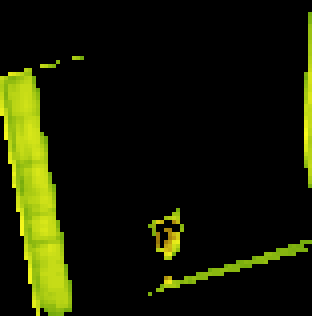
#> input picture Imagini/yellow.png, 78 x 79 px (shown 4 times larger)
$ python test.py
#> lines starting #> are read from the running program, lines starting #| are printed output that depends on the picture; after the words box and inside, x2 and y2 are one past the last pixel; in counts of white or black regions, pixels touching at a corner belong together
import cv2
import numpy as np

def extractPolygonCorners(imagePath, color):
    img = cv2.imread(imagePath)
    hsv = cv2.cvtColor(img, cv2.COLOR_BGR2HSV)
    hsv = np.float32(hsv)
    if color.upper() == "GREEN":
        hsv = cv2.inRange(hsv, (41, 25, 25), (70, 255, 255))
    elif color.upper() == "YELLOW":
        hsv = cv2.inRange(hsv, (23, 25, 25), (40, 255, 255))
    elif color.upper() == "BROWN":
        hsv = cv2.inRange(hsv, (13, 25, 25), (22, 255, 255))
    #gray = cv2.cvtColor(img, cv2.COLOR_BGR2GRAY)
    #gray = np.float32(gray)
    dst = cv2.cornerHarris(hsv, 5, 3, 0.04)
    ret, dst = cv2.threshold(dst, 0.1 * dst.max(), 255, 0)
    dst = np.uint8(dst)
    ret, labels, stats, centroids = cv2.connectedComponentsWithStats(dst)
    criteria = (cv2.TERM_CRITERIA_EPS + cv2.TERM_CRITERIA_MAX_ITER, 100, 0.001)
    corners = cv2.cornerSubPix(hsv, np.float32(centroids), (5, 5), (-1, -1), criteria)
   # print("Corners "+imagePath + '\n')
    #for i in range(1, len(corners)):
     #   print(corners[i])
    img[dst > 0.1 * dst.max()] = [0, 0, 255]
    cv2.imshow('corners', img)
    #cv2.waitKey(0)
    cv2.imwrite(f'Imagini/{color}points.png', img)
    return corners


imagePath = 'Imagini/yellow.png'
image=cv2.imread(imagePath)
#> image is the input picture: shape (79, 78, 3); mean B, G, R 2.6, 26.6, 22.8
cv2.imshow('input image',image)
#cv2.waitKey(0)

gray=cv2.cvtColor(image,cv2.COLOR_BGR2GRAY)

edged=cv2.Canny(gray,30,200)
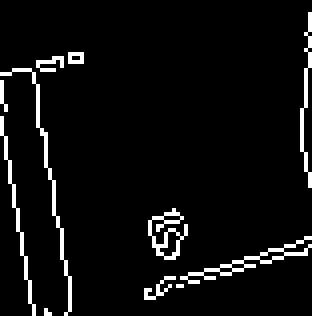
#> edged: shape (79, 78) (shown 4 times larger); 5.3% white in thin lines or dots
cv2.imshow('canny edges',edged)
#cv2.waitKey(0)

contours, hierarchy = cv2.findContours(edged,cv2.RETR_EXTERNAL,cv2.CHAIN_APPROX_NONE)
#> contours = 11 contours, 9 with area under 20; largest, box (x1, y1, x2, y2) and area: (37, 52, 47, 65) 36, (45, 59, 78, 71) 26
#cv2.imshow('canny edges after contouring', edged)
#cv2.waitKey(0)

print(contours)
#> (printed output is left out)
print('Numbers of contours found=' + str(len(contours)))

corners = extractPolygonCorners(imagePath, "yellow")
#> in extractPolygonCorners, `hsv = cv2.cvtColor(img, cv2.COLOR_BGR2HSV)`: hsv: shape (79, 78, 3); mean H, S, V 4.5, 30, 26.7
#> in extractPolygonCorners, `hsv = np.float32(hsv)`: hsv: shape (79, 78, 3) float32; mean H, S, V 4.5, 30, 26.7
#> in extractPolygonCorners, `hsv = cv2.inRange(hsv, (23, 25, 25), (40, 255, 255))`:
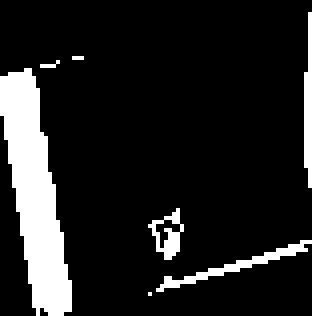
#> hsv: shape (79, 78) (shown 4 times larger); 13% white; 7 white regions (3 under 20 px), largest, box (x1, y1, x2, y2) and area: (0, 17, 18, 79) 593, (39, 60, 78, 73) 83, (76, 3, 78, 47) 68, (37, 52, 46, 65) 49
#> in extractPolygonCorners, `dst = cv2.cornerHarris(hsv, 5, 3, 0.04)`:
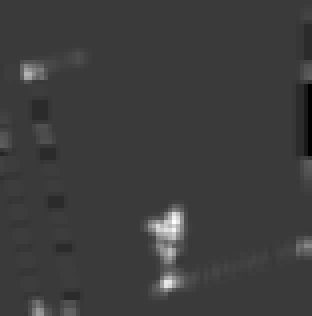
#> dst: shape (79, 78) float32 (shown 4 times larger); min -0.0256, max 0.086, mean 0.00112; drawn with min black and max white
#> in extractPolygonCorners, `ret, dst = cv2.threshold(dst, 0.1 * dst.max(), 255, 0)`:
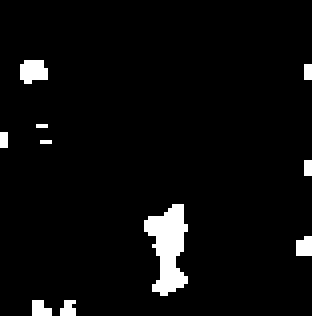
#> dst: shape (79, 78) float32 (shown 4 times larger); 4.3% white; 10 white regions (8 under 20 px), largest, box (x1, y1, x2, y2) and area: (36, 51, 47, 74) 151, (5, 15, 12, 21) 34
#> in extractPolygonCorners, `ret, dst = cv2.threshold(dst, 0.1 * dst.max(), 255, 0)`: ret = 0.0086
#> in extractPolygonCorners, `ret, labels, stats, centroids = cv2.connectedComponentsWithStats(dst)`:
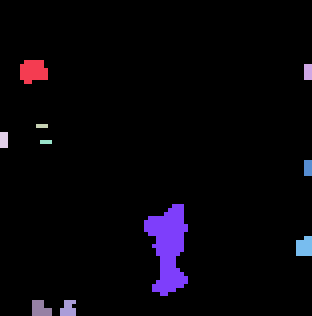
#> labels: shape (79, 78) int32 (shown 4 times larger); 11 distinct labels, from 0 to 10; one colour per label, 0 black
#> in extractPolygonCorners, `ret, labels, stats, centroids = cv2.connectedComponentsWithStats(dst)`: ret = 11; stats = [[0, 0, 78, 79, 5900], [5, 15, 7, 6, 34], [76, 16, 2, 4, 8], [9, 31, 3, 1, 3], [0, 33, 2, 4, 8], [10, 35, 3, 1, 3], [76, 40, 2, 4, 8], [36, 51, 11, 23, 151], [74, 59, 4, 5, 18], [8, 75, 5, 4, 16], [15, 75, 4, 4, 13]]; centroids = [[38.59, 38.34], [7.82, 17.32], [76.5, 17.5], [10, 31], [0.5, 34.5], [11, 35], [76.5, 41.5], [41.65, 61.4], [75.61, 61.22], [9.62, 76.75], [16.62, 76.69]]
#> in extractPolygonCorners, `corners = cv2.cornerSubPix(hsv, np.float32(centroids), (5, 5), (-1, -1..`: corners = [[38.59, 38.34], [7.27, 16.56], [76, 17.5], [10.5, 32.99], [0.5, 34.5], [10.5, 33.01], [76.88, 46.28], [41.65, 61.4], [75.73, 60.55], [9.13, 76.63], [14.33, 78.9]]
#> in extractPolygonCorners, `img[dst > 0.1 * dst.max()] = [0, 0, 255]`:
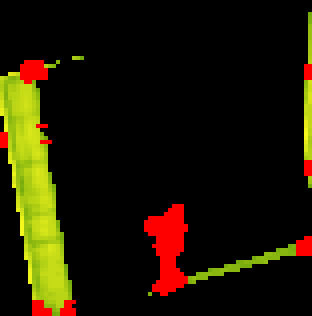
#> img: shape (79, 78, 3) (shown 4 times larger); 4.25% of pixels changed, all inside (x1, y1, x2, y2) = (0, 15, 78, 79)
print(corners)

#roundedCorners = np.rint(corners)
#print(roundedCorners)
# corner finder
'''
gray = np.float32(gray)
dst = cv2.cornerHarris(gray,2,3,0.04)
#result is dilated for marking the corners, not important
dst = cv2.dilate(dst,None)
# Threshold for an optimal value, it may vary depending on the image.

image[dst>0.01*dst.max()]=[0,0,255]

cv2.imshow('dst',image)
cv2.waitKey(0)

#print(image[dst>0.01*dst.max()])
'''

#'''
cv2.drawContours(image,contours,-1,(255,0,255),3)
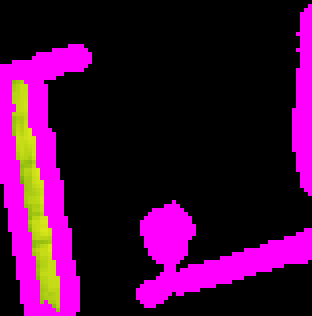
#> image: shape (79, 78, 3) (shown 4 times larger); mean B, G, R 56.6, 9.1, 63.6
cv2.imshow('contours',image)
cv2.waitKey(0)
cv2.destroyAllWindows()
#'''
